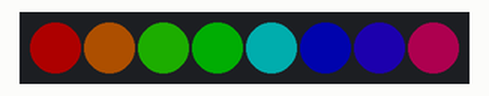
The sketch below on a simulated Arduino Uno, built with avr-gcc and run on an emulated ATmega328P. On the bench: 8 RGB LEDs in strip order, left to right. Dim RGB values are drawn brighter than linear.

Above: at 0.16 s.
At 5.07 s:
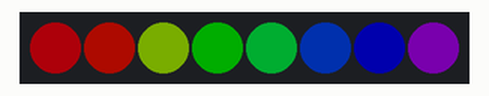
At 9.36 s:
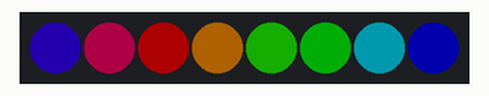
At 19.48 s:
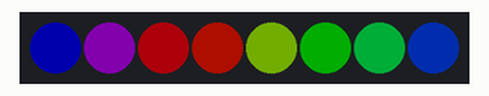
At 28.06 s:
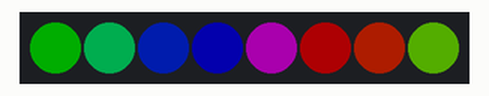
At 39.72 s:
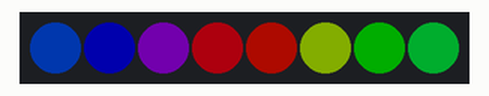
Timing chart, 0 to 40.0 s (numbered marks = the images above):
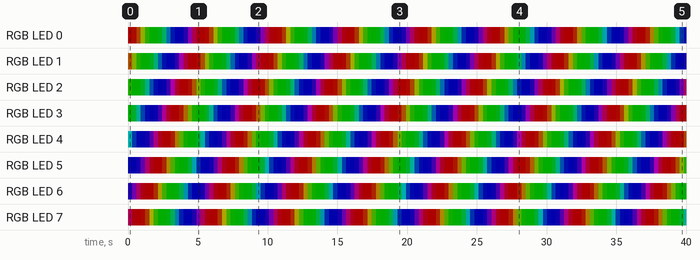

Measured:
- by itself, RGB LED 5: off → RGB(0, 1, 50) at 0.01 s, → RGB(0, 0, 50) 0.31 s later, → RGB(6, 0, 50) 0.31 s later, → RGB(28, 0, 50) 0.31 s later, … (124 changes in this stretch)
- by itself, RGB LED 7: off → RGB(50, 0, 23) at 0.01 s, → RGB(50, 0, 4) 0.31 s later, → RGB(50, 0, 0) 0.31 s later, → RGB(50, 2, 0) 0.31 s later, … (124 changes in this stretch)

The sketch:

RainbowAnimationUnidirectional.ino
```cpp
/**
 * Cross fades through hue values. The speed of the cross fade is determined by
 * the variable HUE_STEP and the amount of delay.
 *
 * See:
 * https://makeabilitylab.github.io/physcomp/advancedio/addressable-leds.html
 *
 * By Professor Jon E. Froehlich
 * Director, Makeability Lab: https://makeabilitylab.cs.washington.edu/
 * Physical Computing Textbook: https://makeabilitylab.github.io/physcomp/
 *
 */

#include <Adafruit_NeoPixel.h>

const int LED_PIN = 2;
const int NUM_LEDS = 8;
const int HUE_STEP = 256;
const uint32_t MAX_HUE = 65536; // Full circle (360 degrees) in 16-bit hue

// Argument 1 = Number of pixels in NeoPixel _ledStrip
// Argument 2 = Arduino pin number
// Argument 3 = Pixel type flags, add together as needed:
//   NEO_KHZ800  800 KHz bitstream (most NeoPixel products w/WS2812 LEDs)
//   NEO_KHZ400  400 KHz (classic 'v1' (not v2) FLORA pixels, WS2811 drivers)
//   NEO_GRB     Pixels are wired for GRB bitstream (most NeoPixel products)
//   NEO_RGB     Pixels are wired for RGB bitstream (v1 FLORA pixels, not v2)
//   NEO_RGBW    Pixels are wired for RGBW bitstream (NeoPixel RGBW products)
Adafruit_NeoPixel _ledStrip(NUM_LEDS, LED_PIN, NEO_GRB + NEO_KHZ800);

uint32_t _firstPixelHue = 0;

void setup() {
  _ledStrip.begin();
  _ledStrip.setBrightness(50);
  _ledStrip.show();
}

void loop() {
  for (int i = 0; i < _ledStrip.numPixels(); i++) {
    // Offset each pixel's hue to spread the rainbow across the _ledStrip
    uint32_t pixelHue = _firstPixelHue + (i * MAX_HUE / _ledStrip.numPixels());

    // ColorHSV accepts a 16-bit hue; gamma32 provides more natural color transitions
    _ledStrip.setPixelColor(i, _ledStrip.gamma32(_ledStrip.ColorHSV(pixelHue)));
  }
  _ledStrip.show();

  // Increment and wrap around using modulo to stay within 0-65535
  _firstPixelHue = (_firstPixelHue + HUE_STEP) % MAX_HUE;

  delay(10); // ~100 fps
}
```
